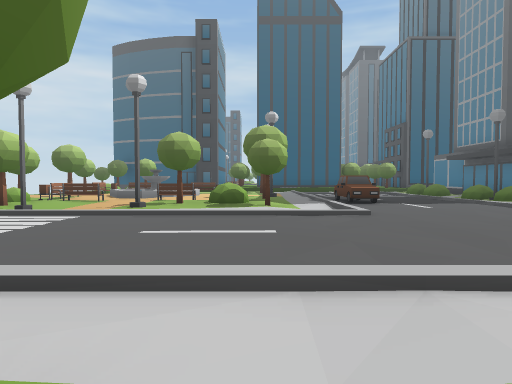
View 1 (above)

19 first-person views from a walk through a Unity game level. The camera is 1.2 m above the floor, tilts 2° down and sees 75° across. The floor is counted in squares, 2 m on a side. Each view is taken from the middle of a square. On the plan, view 1 faces up. The plan holds only what a view shows up to about 10 squares ahead; the rest is blank. The place goes on beyond the plan. The player is left out. Some surface patterns are stand-ins.

View 2
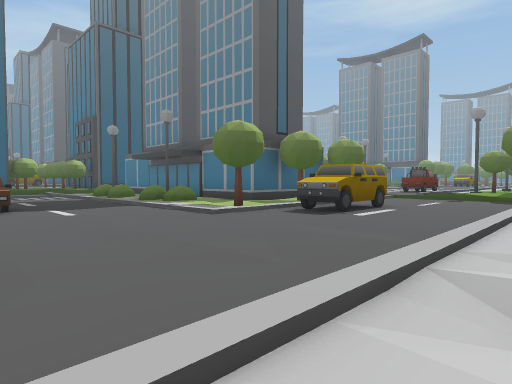

View 3
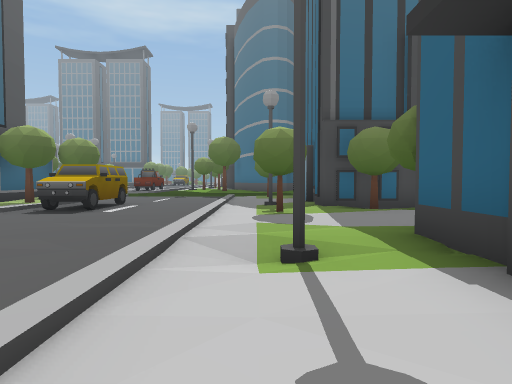

View 4
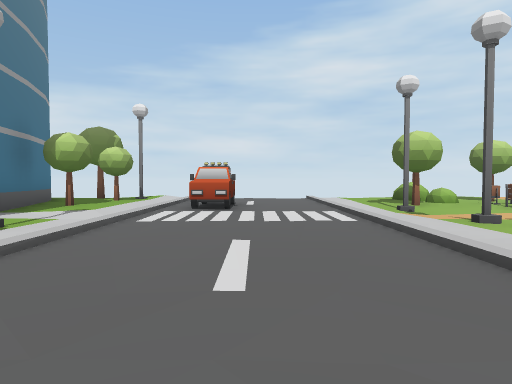

View 5
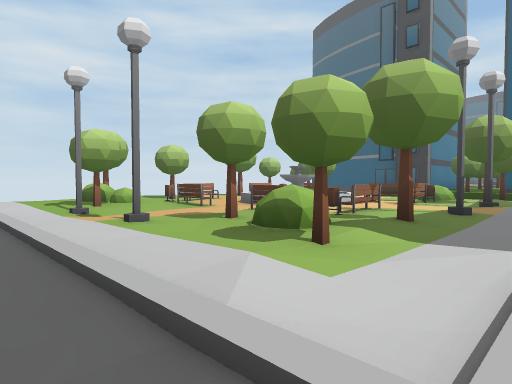

View 6
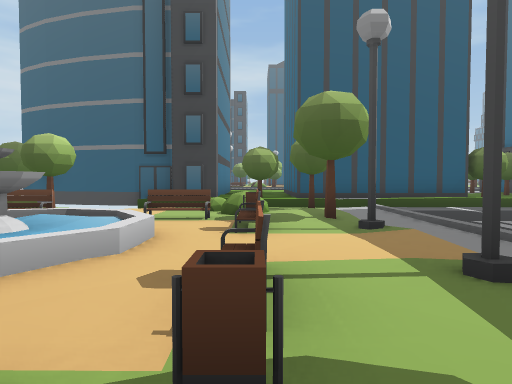

View 7
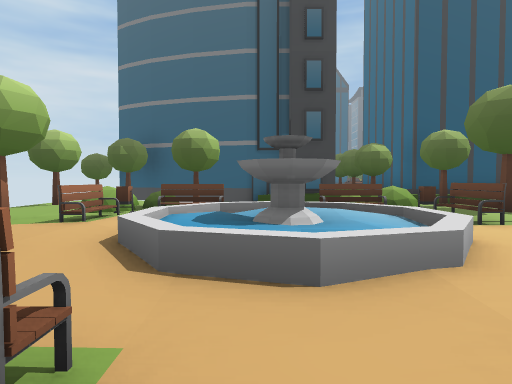

View 8
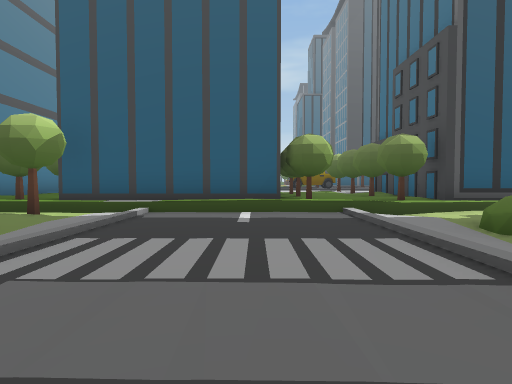

View 9
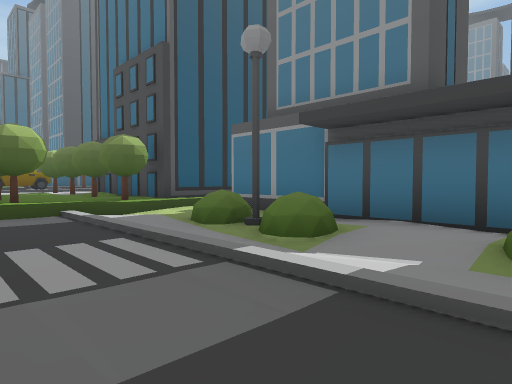

View 10
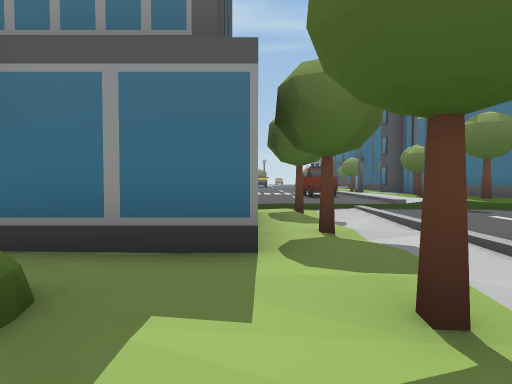

View 11
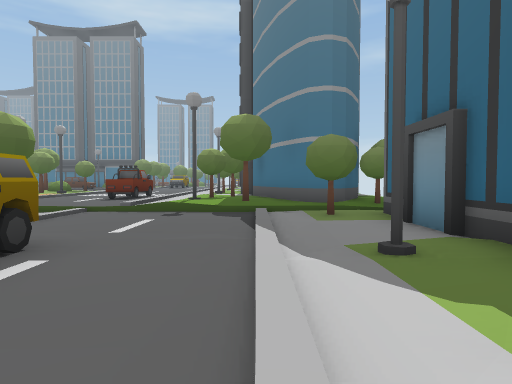

View 12
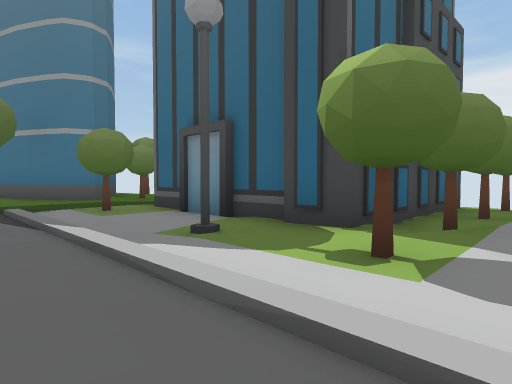

View 13
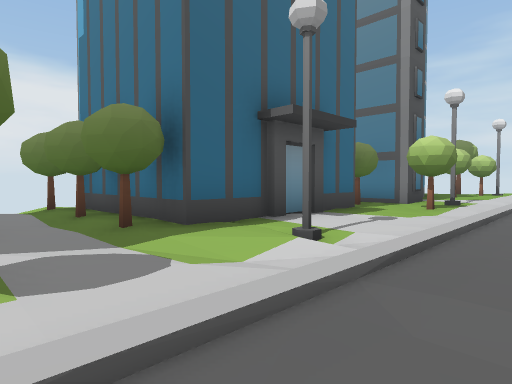

View 14
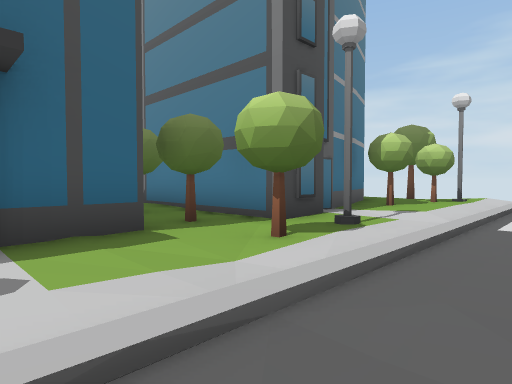

View 15
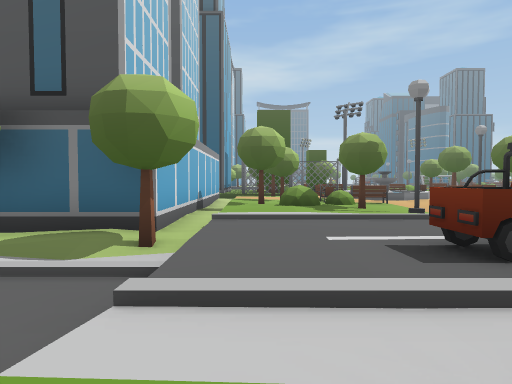

View 16
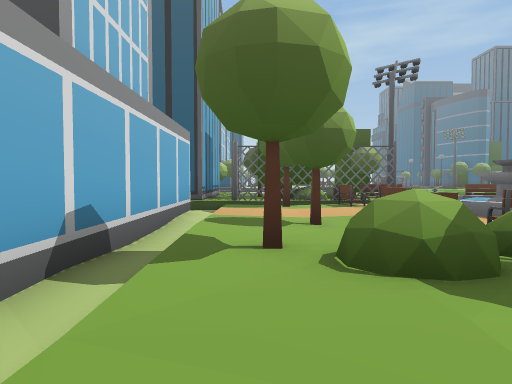

View 17
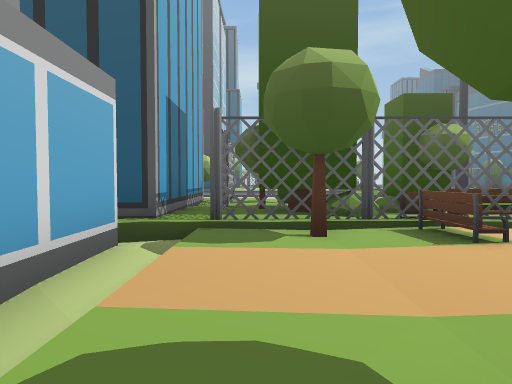

View 18
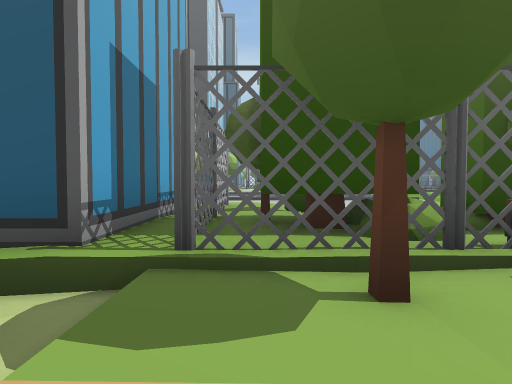

View 19
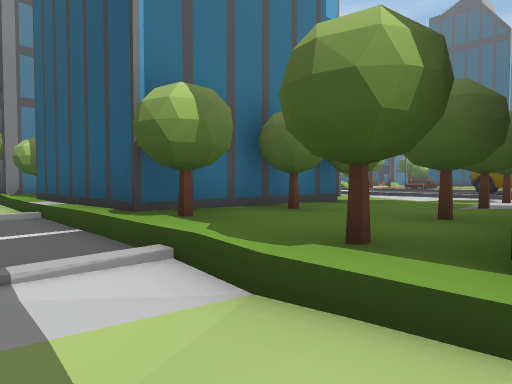

### Floor plan
Key: @ floor where view 1 was taken; # wall or solid block; . main floor; : floor 0.25 m higher than the main floor; + floor 0.5 m higher than the main floor; / step, stairs or slope; B bench; T tree; C car; P plant; S streetlight; U building; I bin; F fountain; E fence; O other object.
Columns run from 9 left of view 1 to 16 right of it. Each row starts with its distance up from view 1.
 27                CC
 26
 25
 24              ++++
 23              O::T
 22               +++U    ++
 21        #     #T+T#    E+T
 20        #O    #T+T#    E++T
 19 TTUU   #O#   #+++#    ETPP
 18 TTTUU###T#####T+T#####EEEI
 17 .::P...P.T./.../..   //:TB
 16 .TOIT ..P:./.../..#  #.::B
 15  ..BB BBIT//.../P.#  #.:::
 14  T.B  /.B.//.../S.#  #.:TB
 13   .B   /B.S/.../P.U  #.::O
 12    ./F /.../...//.U  #.T:
 11  T.O///.B.S  ../O.U  #.:PP
 10  ..OB./BIT./C../O.#  #.::T
  9  T.P....::./C...P.#  #.///
  8 ..PT...T.P./......####.:::
  7 ....S.S..T./...//T.T//T:::
  6  ///////////...////////::C
  5  ................CC....///
  4  ................C.....+S:
  3   .CC..................++T
  2  //////////////////////T::
  1  S.:...ST....S/.T.S..T.:U#
  0  :TT...U.@..././.......:##
 -1  T..####T.#U##T/TU####.T##
 -2   #    #..    .//##     T
 -3        #T     T/T#
 -4        #.     ...#
 -5        #      T.T.

Positions as (right, up) in squares from view 1, and headings:
1: (0, 0), facing up
2: (2, 1), facing up-right
3: (1, 1), facing right
4: (2, 4), facing left
5: (2, 5), facing up-left
6: (-1, 9), facing up
7: (-4, 9), facing up
8: (4, 11), facing up
9: (4, 11), facing up-right
10: (6, 8), facing right
11: (6, 2), facing right
12: (6, 3), facing down-right
13: (7, 3), facing down-left
14: (2, 3), facing down-left
15: (14, 3), facing up
16: (14, 9), facing up
17: (14, 13), facing up
18: (14, 15), facing up
19: (8, 16), facing up-left
